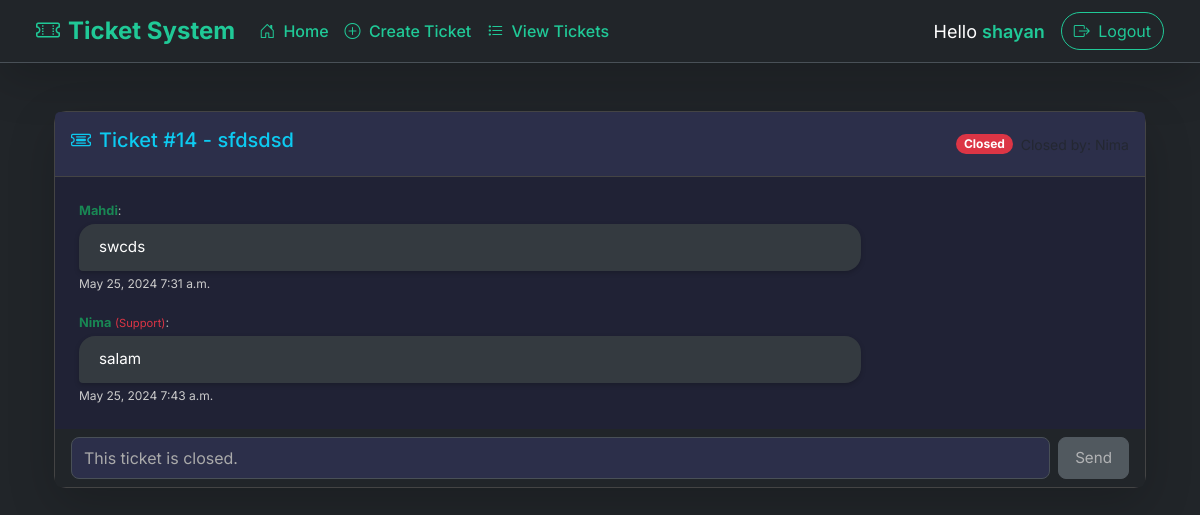
The app's page /ticket/14 (signed in) with its own data.
### tickets/models.py (models this page shows, shortened)
class Ticket(models.Model):
    STATUS_CHOICES = (
        ('Pending', 'Pending'),
        ('Closed', 'Closed'),
        ('Open', 'Open'),
    )
    title = models.CharField(max_length=300, blank=False, null=False, verbose_name="Title")
    user = models.ForeignKey(get_user_model(), on_delete=models.CASCADE, related_name="tickets")
    description = models.TextField(blank=False, null=False, verbose_name="Description")
    assigned_to = models.ForeignKey(get_user_model(), on_delete=models.PROTECT, related_name='assignments', blank=True,
                                    null=True, verbose_name="Assigned to")
    created_at = models.DateTimeField(auto_now_add=True, verbose_name="Created at")
    accepted_at = models.DateTimeField(blank=True, null=True, verbose_name="Accepted at")
    closed_at = models.DateTimeField(blank=True, null=True, verbose_name="Closed at")
    closed_by = models.ForeignKey(get_user_model(), on_delete=models.SET_NULL, null=True, blank=True,
                                  related_name="closed_tickets", verbose_name="closed by")
    status = models.CharField(max_length=7, choices=STATUS_CHOICES, default="Open", verbose_name="Status")

class Message(models.Model):
    ticket = models.ForeignKey(Ticket, on_delete=models.CASCADE, related_name='messages')
    user = models.ForeignKey(get_user_model(), on_delete=models.CASCADE, related_name="messages")
    message = models.TextField(blank=False, null=False, verbose_name="Message")
    created_at = models.DateTimeField(auto_now_add=True, verbose_name="Created at")

### tickets/views.py (the view, shortened to what this page needs)
# urls.py: path('ticket/<int:pk>', views.TicketDetailView.as_view(), name='ticket_detail'),
class TicketDetailView(UserPassesTestMixin, LoginRequiredMixin, generic.DetailView):
    model = Ticket
    template_name = 'tickets/ticket_detail.html'
    context_object_name = 'ticket'
    def get_context_data(self, **kwargs):
        context = super().get_context_data(**kwargs)
        context['ticket_messages'] = Message.objects.filter(ticket=self.get_object())
        return context
    def test_func(self):
        ticket = self.get_object()
        user = self.request.user
        return (
                user.groups.filter(name='Admin').exists() or
                user.is_superuser or
                (user.groups.filter(name="support").exists() and ticket.assigned_to == user) or
                user == ticket.user
        )

### tickets/templates/tickets/ticket_detail.html (shortened to what this page needs)
{% extends '__base.html' %}
{% load static %}
{% load i18n %}
{% block content %}
<div class="container mt-5">
    <div class="card chat-card shadow-lg">
        <div class="card-header chat-header">
            <h5><i class="bi bi-ticket-detailed me-2"></i>Ticket #{{ ticket.pk }} - {{ ticket.title }}</h5>
            <div class="d-flex align-items-center">
                <span class="badge rounded-pill me-2
                    {% if ticket.status == 'Open' %}bg-success
                    {% elif ticket.status == 'Pending' %}bg-warning text-dark
                    {% else %}bg-danger{% endif %}">
                    {{ ticket.status }}
                </span>
                {% if ticket.status == 'Pending' %}
                    <span class="text-muted small">Assigned to: {{ ticket.assigned_to|capfirst }}</span>
                {% elif ticket.status == 'Closed' %}
                    <span class="text-muted small">Closed by: {{ ticket.closed_by|capfirst }}</span>
                {% endif %}
            </div>
        </div>
        <div class="card-body chat-body">
            <div class="message-box from-other">
                <div class="sender-info">
                    <span class="fw-bold text-success">{{ ticket.user|capfirst }}</span>:
                </div>
                <div class="message-content from-other">
                    {{ ticket.description }}
                </div>
                <div class="message-time">{{ ticket.created_at|date:"M d, Y P" }}</div>
            </div>
            {% for message in ticket_messages %}
                <div class="message-box {% if message.user == user %}from-me{% else %}from-other{% endif %}">
                    <div class="sender-info">
                        {% if message.user == user %}
                            <span class="fw-bold text-info">You:</span>
                        {% else %}
                            <span class="fw-bold text-success">{{ message.user|capfirst }}</span>
                            <span class="text-danger small">({{ message.user.groups.first|capfirst }})</span>:
                        {% endif %}
                    </div>
                    <div class="message-content {% if message.user == user %}from-me{% else %}from-other{% endif %}">
                        {{ message.message }}
                    </div>
                    <div class="message-time">{{ message.created_at|date:"M d, Y P" }}</div>
                </div>
            {% endfor %}
        </div>
        <div class="card-footer bg-dark border-top-0 rounded-bottom">
          <form method="post" class="d-flex align-items-center">
            {% if ticket.status == "Closed" %}
              <textarea class="form-control-chat flex-grow-1" placeholder="This ticket is closed." disabled></textarea>
              <button class="btn btn-secondary btn-send" type="button" disabled>Send</button>
            {% endif %}
          </form>
        </div>
    </div>
</div>
{% endblock %}

### templates/__base.html (shortened to what this page needs)
{% load i18n %}
<!DOCTYPE html>
<html lang="en">
<head>
    <link href="https://cdn.jsdelivr.net/npm/bootstrap@5.3.0/dist/css/bootstrap.min.css" rel="stylesheet">
    <link rel="stylesheet" href="https://cdn.jsdelivr.net/npm/bootstrap-icons@1.10.0/font/bootstrap-icons.css">
</head>
<body class="antialiased">
    <nav class="navbar navbar-expand-lg navbar-dark shadow-lg">
        <div class="container-fluid mx-4">
            <a class="navbar-brand" href="#">
                <i class="bi bi-ticket-perforated me-2"></i>Ticket System
            </a>
            <div class="collapse navbar-collapse" id="navbarNav">
                <ul class="navbar-nav me-auto mb-2 mb-lg-0">
                    <li class="nav-item">
                        <a class="nav-link active" href="{% url 'index' %}" aria-current="page">
                            <i class="bi bi-house-door me-1"></i> Home
                        </a>
                    </li>
                    <li class="nav-item">
                        <a class="nav-link" href="{% url 'create_ticket' %}">
                            <i class="bi bi-plus-circle me-1"></i> Create Ticket
                        </a>
                    </li>
                    <li class="nav-item">
                        <a class="nav-link" href="{% url 'tickets_list' %}">
                            <i class="bi bi-list-task me-1"></i> View Tickets
                        </a>
                    </li>
                </ul>
                <div class="d-flex align-items-center">
                    {% if user.is_authenticated %}
                        <span class="user-greeting me-3">
                            Hello <span class="username-highlight">{{ user.username }}</span>
                        </span>
                        <a href="{% url 'account_logout' %}" class="btn btn-outline-light">
                            <i class="bi bi-box-arrow-right me-1"></i> Logout
                        </a>
                    {% endif %}
                </div>
            </div>
        </div>
    </nav>
    <div class="container mt-4 content-container">
        {% block content %}
        {% endblock %}
    </div>
</body>
</html>

### templates/__base.html (style rules this page uses)
:root { --primary: #20C997; --secondary: #212529; --text-color: #CED4DA; --highlight: #495057; }
body { background-color: var(--secondary); color: var(--text-color); font-family: 'Inter', sans-serif; transition: background-color 0.3s ease; -webkit-font-smoothing: antialiased; -moz-osx-font-smoothing: grayscale; }
.navbar { background-color: var(--secondary) !important; border-bottom: 1px solid var(--highlight); }
.navbar-brand { font-size: 1.5rem; font-weight: 700; color: var(--primary) !important; }
.nav-link { color: var(--primary) !important; font-weight: 500; }
.btn-outline-light { border-color: var(--primary); color: var(--primary); border-radius: 50px; }
.user-greeting { color: white; font-size: 1.125rem; }
.username-highlight { font-weight: 600; color: var(--primary); }
.content-container { min-height: calc(100vh - 100px); }

### tickets/templates/tickets/ticket_detail.html (style rules this page uses)
:root { --blue: #0dcaf0; }
.chat-card { background-color: #1e1e2f; border: 1px solid #444; border-radius: 0.75rem; }
.chat-header { background-color: #2c2f4a; padding: 1rem; display: flex; justify-content: space-between; align-items: center; border-bottom: 1px solid #444; }
.chat-header h5 { color: var(--blue) !important; }
.chat-body { padding: 1.5rem; overflow-y: auto; max-height: 70vh; display: flex; flex-direction: column; gap: 1.25rem; background-color: #202235; }
.message-box { display: flex; flex-direction: column; }
.message-content { padding: 0.75rem 1.25rem; border-radius: 1rem; max-width: 75%; word-wrap: break-word; box-shadow: 0 2px 5px rgba(0, 0, 0, 0.2); font-size: 0.95rem; }
.message-content.from-other { background-color: #343a40; color: #fff; border-bottom-left-radius: 0.25rem; }
.sender-info { font-size: 0.8rem; color: #aaa; margin-bottom: 0.25rem; }
.message-time { font-size: 0.75rem; color: #ccc; margin-top: 0.25rem; }
.form-control-chat { background-color: #2c2f4a; border: 1px solid #495057; color: #fff; resize: none; height: 42px; padding: 8px 12px; font-size: 1rem; border-radius: 0.5rem; font-family: inherit; }
.form-control-chat::placeholder { color: #aaa !important; opacity: 1 !important; }
.btn-send, .btn-close-ticket { height: 42px; padding: 0 1rem; font-size: 0.95rem; border-radius: 0.5rem; display: flex; align-items: center; justify-content: center; white-space: nowrap; user-select: none; cursor: pointer; }
.btn-send { background-color: var(--blue); border: 1px solid var(--blue); color: #fff; transition: background-color 0.3s, box-shadow 0.3s; }
.btn-send:disabled { background-color: #6c757d; border-color: #6c757d; cursor: not-allowed; box-shadow: none; }
.card-footer form.d-flex { gap: 0.5rem; }

### records on screen
Ticket: pk "14", title "sfdsdsd", status "Closed", user "Mahdi", description "swcds", created_at "May 25, 2024 7:31 a.m."
Message: user "Nima", user.groups.first "Support", message "salam", created_at "May 25, 2024 7:43 a.m."

### other values on screen
{{ user.username }} "shayan"
